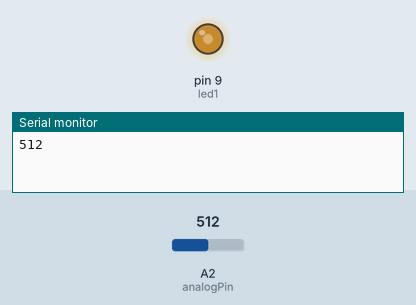
Bench run of a sketch on a simulated Arduino Uno, built with avr-gcc and run on an emulated ATmega328P. Parts: output pins drawn as LEDs (lit = HIGH), the last lines printed to the serial monitor. Inputs (shaded band) come from the test bench; at power-on: A2 (analogPin) = 512.

Above: at 1.2 s.
1.3 s: A2 (analogPin) set to 716
At 1.6 s:
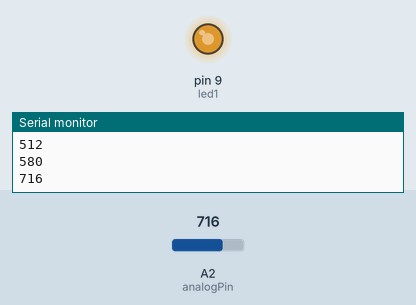
2.8 s: A2 (analogPin) set to 900
At 3.9 s:
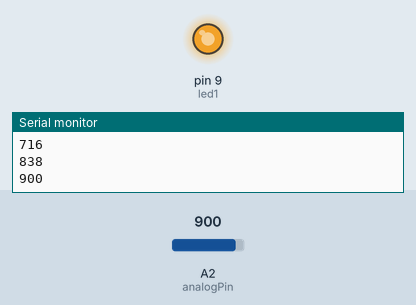
4.3 s: A2 (analogPin) set to 122
At 5.1 s:
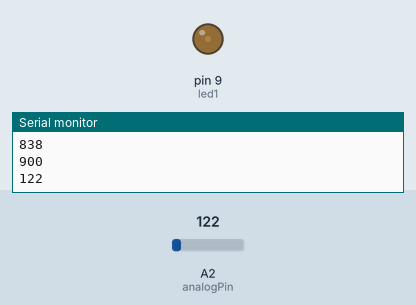
5.8 s: A2 (analogPin) set to 0
At 6.2 s:
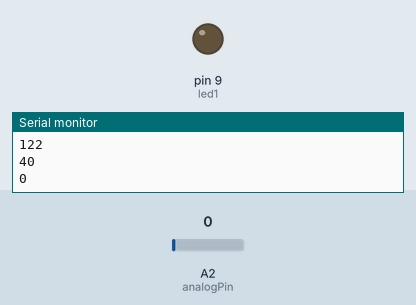
Timing chart, 0 to 8.3 s (numbered marks = the images above; inputs shaded):
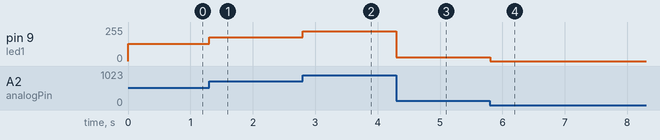

Measured:
- after the input at 1.3 s, pin 9 (led1): 128/255 → 179/255 at once
- after the input at 2.8 s, pin 9 (led1): 179/255 → 225/255 at once
- after the input at 4.3 s, pin 9 (led1): 225/255 → 30/255 at once
- after the input at 5.8 s, pin 9 (led1): 30/255 → 0/255 at once

The sketch:

sketch_potenc.ino
```cpp
int led1= 9;
int analogPin = 2;

void setup() {
  Serial.begin(9600,SERIAL_8N1);
  pinMode(led1,OUTPUT);
}

int tension =0;
int lasttension =0;
float t;
void loop() {
  // put your main code here, to run repeatedly:
   lasttension = tension;
   tension = (analogRead(analogPin)+analogRead(analogPin)+analogRead(analogPin))/3;
   if(tension != lasttension){
     t=(float) tension*5.0/1023.0;
     Serial.println((int)tension);
   }

   analogWrite(led1,(int)(tension/4));

}
```
